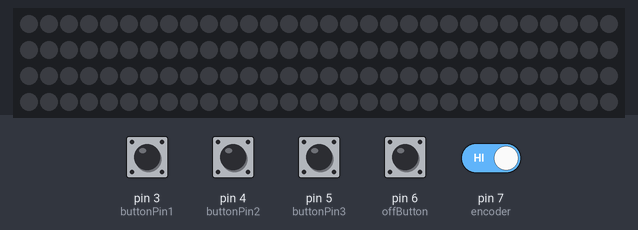
Bench run of a sketch on a simulated Arduino Leonardo, built with avr-gcc and run on an emulated ATmega32U4. Shown: 120 RGB LEDs in strip order, left to right, continuing on the next row. The test bench sets the inputs (shaded band); at power-on: pin 3 (buttonPin1), pin 4 (buttonPin2), pin 5 (buttonPin3), pin 7 (encoder) HIGH, pin 6 (offButton) LOW. Dim RGB values are drawn brighter than linear; USB keyboard and mouse output is not drawn.

Above: at 1.2 s.
1.3 s: pin 6 (offButton) pulled HIGH for 0.15 s
At 2.58 s:
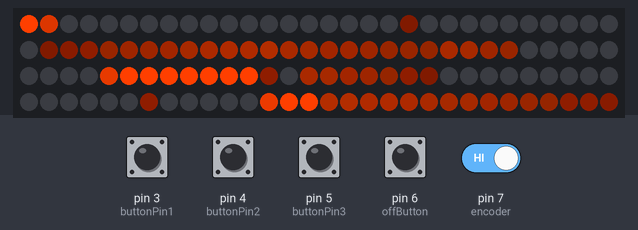
At 4.37 s:
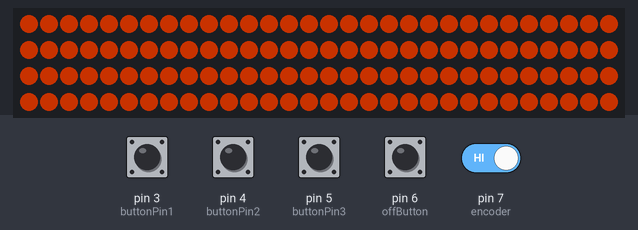
4.4 s: pin 3 (buttonPin1) pulled LOW for 0.15 s
6.1 s: pin 4 (buttonPin2) pulled LOW for 0.15 s
7.8 s: pin 5 (buttonPin3) pulled LOW for 0.15 s
9.5 s: pin 6 (offButton) pulled HIGH for 1 s
At 10.1 s:
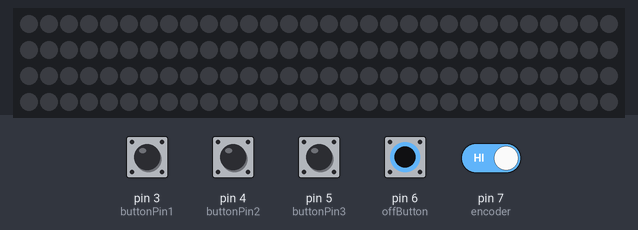
Timing chart, 0 to 12.5 s (numbered marks = the images above; inputs shaded):
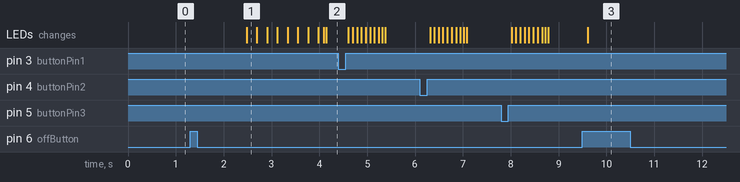

The sketch:

slotMachine.ino
```cpp
#include "Keyboard.h"

const int buttonPin1 = 3;
const int buttonPin2 = 4;
const int buttonPin3 = 5;
const int encoder = 7;
const int offButton = 6;
float t=0;
int powerPin=2;
bool previousButtonState1 = HIGH;
bool previousButtonState2 = HIGH;
bool previousButtonState3 = HIGH;
bool previousEncoderState=HIGH;
bool power = LOW;
bool buttonState1;
bool  buttonState2;
bool buttonState3;
bool  encoderState;

bool rotation=false;
float rot_angle=0;
float ax_z=-16;
float ax_x=5;
unsigned long timer;
#define wavenum 5

float waves[wavenum][4];//x,y,x,distance

#include <Adafruit_NeoPixel.h>

#define PIN 15          // пин данных
#define NUMPIXELS 120    // количество светиков в ленте
float x[NUMPIXELS];
float y[NUMPIXELS];
float z[NUMPIXELS];

Adafruit_NeoPixel strip(NUMPIXELS, PIN, NEO_GRB + NEO_KHZ800);


void setup() {
  pinMode(powerPin,OUTPUT);
  Keyboard.begin();
  Serial.begin(115200);
  strip.begin();
  strip.show();
  for(int i=0; i<strip.numPixels(); i++) {
    if(i<9){
      x[i]=0;
      y[i]=(i)*10/6+4;
      z[i]=-4;}
    else if(i<19){
      x[i]=3;
      y[i]=10;
      z[i]=6;
    }
    else if(i<25){
      x[i]=10-(i-19)*10/6;
      y[i]=20;
      z[i]=0;
    }
    else if(i<34){
      x[i]=0;
      y[i]=20;
      z[i]=-(i-25)*10/6;
    }
    else if(i<39){
      x[i]=-(i-34)*10/6*0.75;
      y[i]=20;
      z[i]=-float(i-34)*10/6*0.75-16;
    }
    else if(i<43){
      x[i]=-6;
      y[i]=20;
      z[i]=-float(i-39)*10/6-24;
    }
    else if(i<51){
      x[i]=-6;
      y[i]=18-float(i-43)*10/5;
      z[i]=-24;
    }
    else if(i<55){
      x[i]=-6;
      y[i]=0;
      z[i]=float(i-52)*10/6-28;
    }
    else if(i<58){
      x[i]=float(i-55)*10/6*0.75-6;
      y[i]=0;
      z[i]=float(i-55)*10/6*0.75-20;
    }
    else if(i<67){
      x[i]=0;
      y[i]=0;
      z[i]=float(i-58)*10/6-17;
    }
    else if(i<74){
      y[i]=0;
      x[i]=float(i-67)*10/6;
      z[i]=0;
    }
    else if(i<90){
      y[i]=0;
      x[i]=12;
      z[i]=29-float(i-74)*10/6;
    }
    else if(i<97)
    {
      y[i]=float(i-90)*10/5+9;
      x[i]=12;
      z[i]=0;
    }else if(i<105){
      y[i]=18-float(i-97)*10/5;
      x[i]=0;
      z[i]=0;
    }else{
      y[i]=20;
      x[i]=12;
      z[i]=29-float(i-105)*10/6;
    }
  }
  strip.show();
}

void loop() {
  buttonState1 = digitalRead(buttonPin1);
  buttonState2 = digitalRead(buttonPin2);
  buttonState3 = digitalRead(buttonPin3);
  encoderState = digitalRead(encoder);
  if ((buttonState1 != previousButtonState1)
      && (buttonState1 == HIGH)) {
    Keyboard.print("1");
    float maxnb=0;
    int maxin=0;
    for(int i = 0; i<wavenum;i++){
      if(maxnb<waves[i][3]){
        maxnb=waves[i][3];
        maxin=i;
        }
    }
    waves[maxin][0]=-3;
    waves[maxin][1]=4;
    waves[maxin][2]=-20;
    waves[maxin][3]=0;
    delay(1);
  }
  if ((buttonState2 != previousButtonState2)
      && (buttonState2 == HIGH)) {
    Keyboard.print("2");
        float maxnb=0;
    int maxin=0;
    for(int i = 0; i<wavenum;i++){
      if(maxnb<waves[i][3]){
        maxnb=waves[i][3];
        maxin=i;
        }
    }
    waves[maxin][0]=-3;
    waves[maxin][1]=10;
    waves[maxin][2]=-20;
    waves[maxin][3]=0;
    delay(1);
  }
  if ((buttonState3 != previousButtonState3)
      && (buttonState3 == HIGH)) {
    Keyboard.print("3");
        float maxnb=0;
    int maxin=0;
    for(int i = 0; i<wavenum;i++){
      if(maxnb<waves[i][3]){
        maxnb=waves[i][3];
        maxin=i;
        }
    }
    waves[maxin][0]=-3;
    waves[maxin][1]=16;
    waves[maxin][2]=-20;
    waves[maxin][3]=0;
    delay(1);
  }
  if (encoderState!=previousEncoderState){
    if(encoderState==HIGH){
     Keyboard.print("s");
     rotation=true;
     timer=millis();
    delay(100);}
  }
  if(digitalRead(offButton) == HIGH){
    if(power==LOW){
      digitalWrite(powerPin,HIGH);
      power=HIGH;
      delay(1000);
      Keyboard.begin();
      while(digitalRead(offButton) == HIGH){}
    }else{
    Keyboard.press(KEY_LEFT_CTRL);
    Keyboard.press(KEY_LEFT_ALT);
    Keyboard.press(KEY_F1);
    delay(100);
    Keyboard.releaseAll();
    for(int i=0; i<strip.numPixels(); i++) {
    strip.setPixelColor(i, strip.Color(0,0,0));
    }
    strip.show();
    delay(1000);
    Keyboard.print("poweroff\n");
    delay(30000);
    digitalWrite(powerPin,LOW);
    power=LOW;
      while(digitalRead(offButton) == HIGH){}
    }
  }
  if(power){
    for(int i=0; i<strip.numPixels(); i++) {
    int intensity=100;
    if(rotation){
    if(millis()-timer>10000 || millis()<timer){
      rotation=false;
    }
    rot_angle-=0.001;
    if (rot_angle < 0) rot_angle += 2 * 3.14159265;
    float angle = atan2(z[i] - ax_z, x[i] - ax_x)+rot_angle;
    if (angle < 0) angle += 2 * 3.14159265;
    if (angle > 2 * 3.14159265) angle -= 2 * 3.14159265;

    // переводим угол в градусы и делаем 15° сектора
    int sector = int(angle * 180.0 / 3.1415)/15; // 0..23 сектора22222ss

    // делаем сектора чередующимися по яркости
    if (sector % 2 == 0) {
        intensity = intensity;      // сектор яркий
    } else {
        intensity = 0;  // сектор затемненный
    }
    }

    for(int j=0;j<wavenum;j++){
      if(waves[j][3]<50){
      waves[j][3]+=0.05;
        float dx = x[i] - waves[j][0];
        float dy = y[i] - waves[j][1];
        float dz = z[i] - waves[j][2];
        float dist = dx*dx + dy*dy + dz*dz;
        float diff = (dist - waves[j][3]*waves[j][3])/30; // расстояние до "центра" волны
        float ring = 1.6/(abs(diff)+1)+diff*diff/(abs(diff)+1)/(abs(diff)+1)-1;
        intensity += int( 1000 * ring); // умножаем на базовую яркос
    }}


    intensity = constrain(intensity, 0, 255);
    strip.setPixelColor(i, strip.Color(intensity,(intensity/4),0));

  }
  strip.show();}
  previousButtonState1 = buttonState1;
  previousButtonState2 = buttonState2;
  previousButtonState3 = buttonState3;
  previousEncoderState=encoderState;
    delay(50);
}
```

Measured:
- after the input at 1.3 s, the LEDs: change after 1.2 s (image 1)
- after the input at 9.5 s, the LEDs: change after 0.11 s (image 3)
